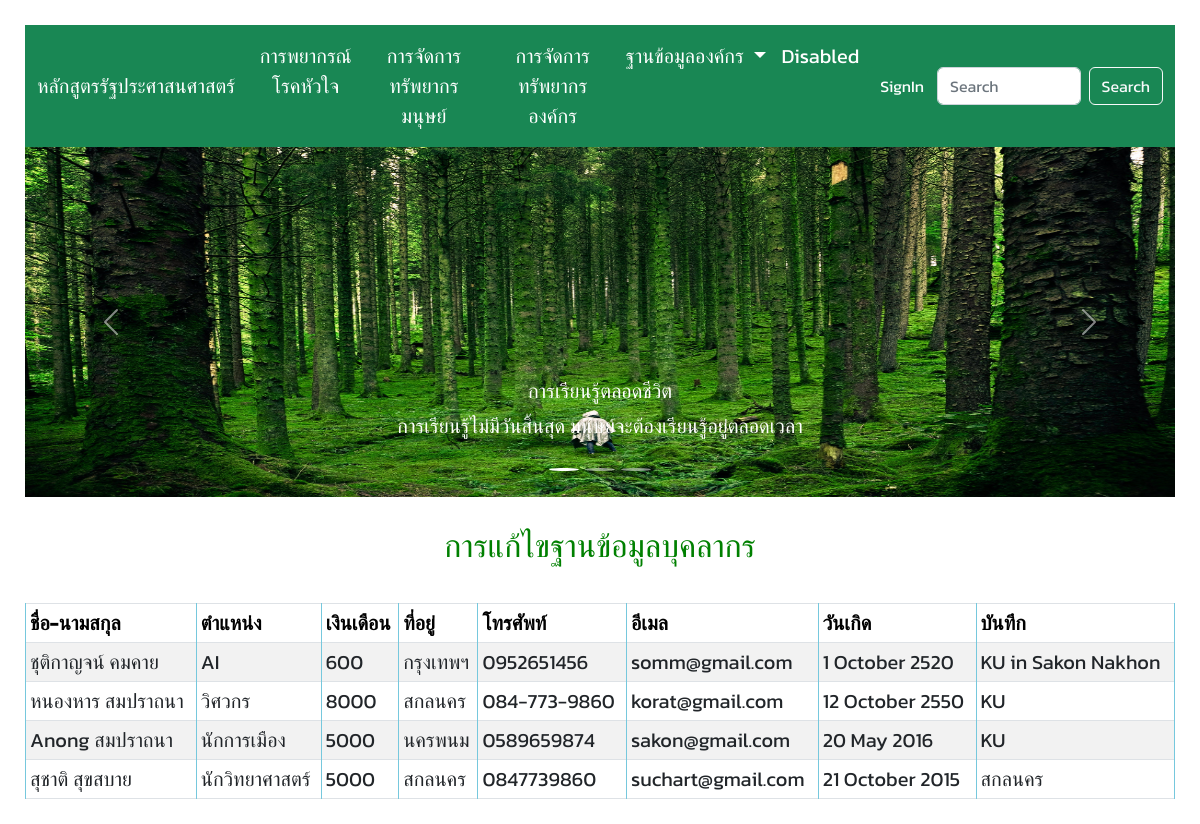
The page /employee/edit/ on the database its author committed.
### myapp/models.py (models this page shows)
class Employee(models.Model):
    firstname = models.CharField(max_length=50)
    lastname = models.CharField(max_length=50)
    gender = models.CharField(
        max_length=50,
        choices=[('Male', 'Male'), ('Female', 'Female')],
        default='Male'
        )
    position = models.CharField(max_length=50)
    salary = models.PositiveIntegerField()
    address = models.TextField()
    email = models.EmailField(unique=True, null=True, blank=True)
    phone = models.CharField(max_length=30, unique=True)
    birthday = models.DateField()
    religion = models.CharField(
        max_length=20,
        choices=[('พุทธ','พุทธ'), ('คริสต์', 'คริสต์'), ('อิสลาม', 'อิสลาม'), ('อื่นๆ', 'อื่นๆ')],
        default='พุทธ'
        )
    addition_note = models.TextField(null=True, blank=True)

### myapp/views.py (the view)
# urls.py: path('employee/edit/', views.employee_edit, name='emp_edit'),
def employee_edit(request):
    data = Employee.objects.all()
    return render(request, 'database/employee-edit.html', {'data': data})

### myapp/templates/database/employee-edit.html (shortened to what this page needs)
{% extends 'heart/main.html' %} {% block content %}
<br />
<div>
  <h2>การแก้ไขฐานข้อมูลบุคลากร</h2>
</div>
<br />
<table class="table table-striped table-bordered table-sm">
        <thead class="thead-dark">
          <tr>
            <th>ชื่อ-นามสกุล</th>
            <th>ตำแหน่ง</th>
            <th>เงินเดือน</th>
            <th>ที่อยู่</th>
            <th>โทรศัพท์</th>
            <th>อีเมล</th>
            <th>วันเกิด</th>
            <th>บันทึก</th>
          </tr>
        </thead>
        {% for r in data %}
        <tr>
          <td>{{ r.firstname }} {{ r.lastname }}</td>
          <td>{{ r.position }}</td>
          <td>{{ r.salary }}</td>
          <td>{{ r.address }}</td>
          <td>{{ r.phone }}</td>
          <td>{{ r.email }}</td>
          <td>{{ r.birthday|date:'j F Y' }}</td>
          <td>{{ r.addition_note }}</td>
        </tr>
        {% endfor %}
      </table>
  {% endblock %}

### static/css/style.css (style rules this page uses)
body { font-family: "Kanit", sans-serif; font-size: 20px; font-weight: normal; height: 100%; margin: 25px 0; padding-left: 25px; padding-right: 25px; }
div { font-family: "Kanit", sans-serif; text-align: center; color: green; }
table, th, td { border: 1px solid rgb(118, 200, 221); }
th { background-color: #04aa6d; color: black; }

### rows shown on the page
Employee: firstname "ชุติกาญจน์", lastname "คมคาย", position "AI", salary "600", address "กรุงเทพฯ", phone "0952651456", email "somm@gmail.com", birthday "1 October 2520", addition_note "KU in Sakon Nakhon"
Employee: firstname "หนองหาร", lastname "สมปราถนา", position "วิศวกร", salary "8000", address "สกลนคร", phone "084-773-9860", email "korat@gmail.com", birthday "12 October 2550", addition_note "KU"
Employee: firstname "Anong", lastname "สมปราถนา", position "นักการเมือง", salary "5000", address "นครพนม", phone "0589659874", email "sakon@gmail.com", birthday "20 May 2016", addition_note "KU"
Employee: firstname "สุชาติ", lastname "สุขสบาย", position "นักวิทยาศาสตร์", salary "5000", address "สกลนคร", phone "0847739860", email "suchart@gmail.com", birthday "21 October 2015", addition_note "สกลนคร"
